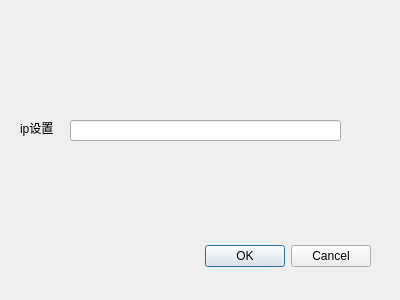
<?xml version="1.0" encoding="UTF-8"?>
<ui version="4.0">
 <class>Dialog</class>
 <widget class="QDialog" name="Dialog">
  <property name="geometry">
   <rect>
    <x>0</x>
    <y>0</y>
    <width>400</width>
    <height>300</height>
   </rect>
  </property>
  <property name="windowTitle">
   <string>Dialog</string>
  </property>
  <widget class="QDialogButtonBox" name="buttonBox">
   <property name="geometry">
    <rect>
     <x>30</x>
     <y>240</y>
     <width>341</width>
     <height>32</height>
    </rect>
   </property>
   <property name="orientation">
    <enum>Qt::Horizontal</enum>
   </property>
   <property name="standardButtons">
    <set>QDialogButtonBox::Cancel|QDialogButtonBox::Ok</set>
   </property>
  </widget>
  <widget class="QLabel" name="label">
   <property name="geometry">
    <rect>
     <x>20</x>
     <y>120</y>
     <width>60</width>
     <height>16</height>
    </rect>
   </property>
   <property name="text">
    <string>ip设置</string>
   </property>
  </widget>
  <widget class="QLineEdit" name="lineEdit">
   <property name="geometry">
    <rect>
     <x>70</x>
     <y>120</y>
     <width>271</width>
     <height>21</height>
    </rect>
   </property>
   <property name="text">
    <string/>
   </property>
  </widget>
 </widget>
 <resources/>
 <connections>
  <connection>
   <sender>buttonBox</sender>
   <signal>accepted()</signal>
   <receiver>Dialog</receiver>
   <slot>accept()</slot>
   <hints>
    <hint type="sourcelabel">
     <x>248</x>
     <y>254</y>
    </hint>
    <hint type="destinationlabel">
     <x>157</x>
     <y>274</y>
    </hint>
   </hints>
  </connection>
  <connection>
   <sender>buttonBox</sender>
   <signal>rejected()</signal>
   <receiver>Dialog</receiver>
   <slot>reject()</slot>
   <hints>
    <hint type="sourcelabel">
     <x>316</x>
     <y>260</y>
    </hint>
    <hint type="destinationlabel">
     <x>286</x>
     <y>274</y>
    </hint>
   </hints>
  </connection>
 </connections>
</ui>
